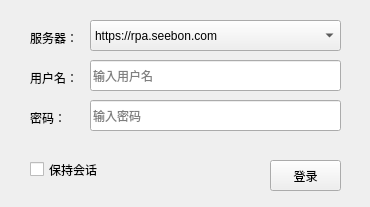
<?xml version="1.0" encoding="UTF-8"?>
<ui version="4.0">
 <class>frm_index</class>
 <widget class="QWidget" name="frm_index">
  <property name="geometry">
   <rect>
    <x>0</x>
    <y>0</y>
    <width>370</width>
    <height>207</height>
   </rect>
  </property>
  <property name="windowTitle">
   <string>seebot-ide</string>
  </property>
  <widget class="QLineEdit" name="inp_password">
   <property name="geometry">
    <rect>
     <x>90</x>
     <y>100</y>
     <width>251</width>
     <height>31</height>
    </rect>
   </property>
   <property name="toolTipDuration">
    <number>2</number>
   </property>
   <property name="text">
    <string/>
   </property>
   <property name="echoMode">
    <enum>QLineEdit::Password</enum>
   </property>
   <property name="placeholderText">
    <string>输入密码</string>
   </property>
  </widget>
  <widget class="QLabel" name="lab_username">
   <property name="geometry">
    <rect>
     <x>30</x>
     <y>70</y>
     <width>53</width>
     <height>15</height>
    </rect>
   </property>
   <property name="text">
    <string>用户名：</string>
   </property>
  </widget>
  <widget class="QLineEdit" name="inp_username">
   <property name="geometry">
    <rect>
     <x>90</x>
     <y>60</y>
     <width>251</width>
     <height>31</height>
    </rect>
   </property>
   <property name="toolTipDuration">
    <number>1</number>
   </property>
   <property name="text">
    <string/>
   </property>
   <property name="placeholderText">
    <string>输入用户名</string>
   </property>
  </widget>
  <widget class="QLabel" name="lab_password">
   <property name="geometry">
    <rect>
     <x>30</x>
     <y>110</y>
     <width>53</width>
     <height>15</height>
    </rect>
   </property>
   <property name="text">
    <string>密码：</string>
   </property>
  </widget>
  <widget class="QComboBox" name="cmb_server">
   <property name="geometry">
    <rect>
     <x>90</x>
     <y>20</y>
     <width>251</width>
     <height>31</height>
    </rect>
   </property>
   <property name="currentText">
    <string>https://rpa.seebon.com</string>
   </property>
   <item>
    <property name="text">
     <string>https://rpa.seebon.com</string>
    </property>
   </item>
   <item>
    <property name="text">
     <string>http://192.168.0.99:9999</string>
    </property>
   </item>
   <item>
    <property name="text">
     <string>http://192.168.0.68:9999</string>
    </property>
   </item>
   <item>
    <property name="text">
     <string>http://127.0.0.1:9090</string>
    </property>
   </item>
  </widget>
  <widget class="QLabel" name="lab_server">
   <property name="geometry">
    <rect>
     <x>30</x>
     <y>30</y>
     <width>53</width>
     <height>15</height>
    </rect>
   </property>
   <property name="text">
    <string>服务器：</string>
   </property>
  </widget>
  <widget class="QPushButton" name="btn_login">
   <property name="geometry">
    <rect>
     <x>270</x>
     <y>160</y>
     <width>71</width>
     <height>31</height>
    </rect>
   </property>
   <property name="toolTipDuration">
    <number>3</number>
   </property>
   <property name="text">
    <string>登录</string>
   </property>
  </widget>
  <widget class="QCheckBox" name="ckb_session">
   <property name="geometry">
    <rect>
     <x>30</x>
     <y>160</y>
     <width>80</width>
     <height>19</height>
    </rect>
   </property>
   <property name="text">
    <string>保持会话</string>
   </property>
  </widget>
 </widget>
 <tabstops>
  <tabstop>cmb_server</tabstop>
  <tabstop>inp_username</tabstop>
  <tabstop>inp_password</tabstop>
  <tabstop>ckb_session</tabstop>
  <tabstop>btn_login</tabstop>
 </tabstops>
 <resources/>
 <connections/>
</ui>
